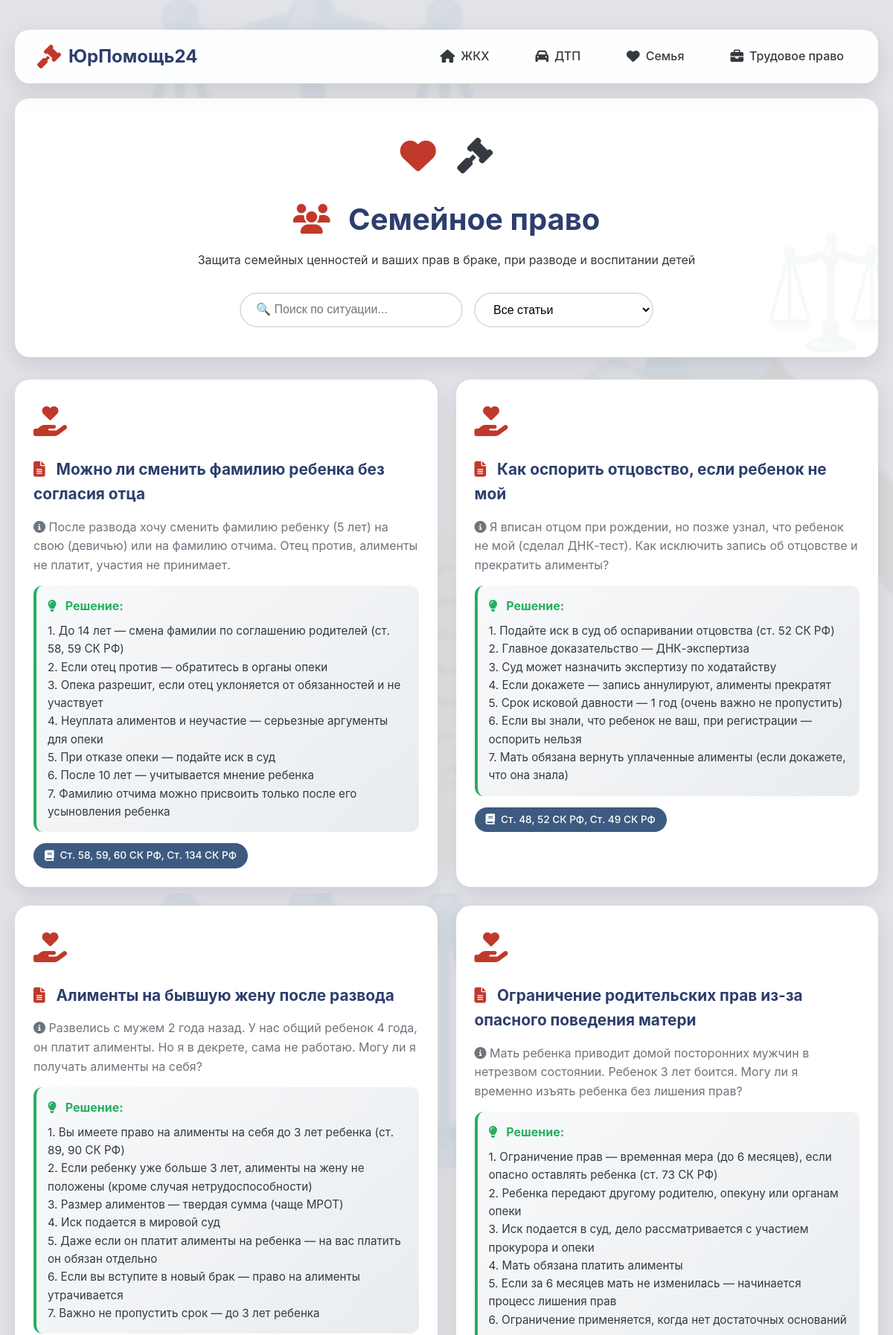
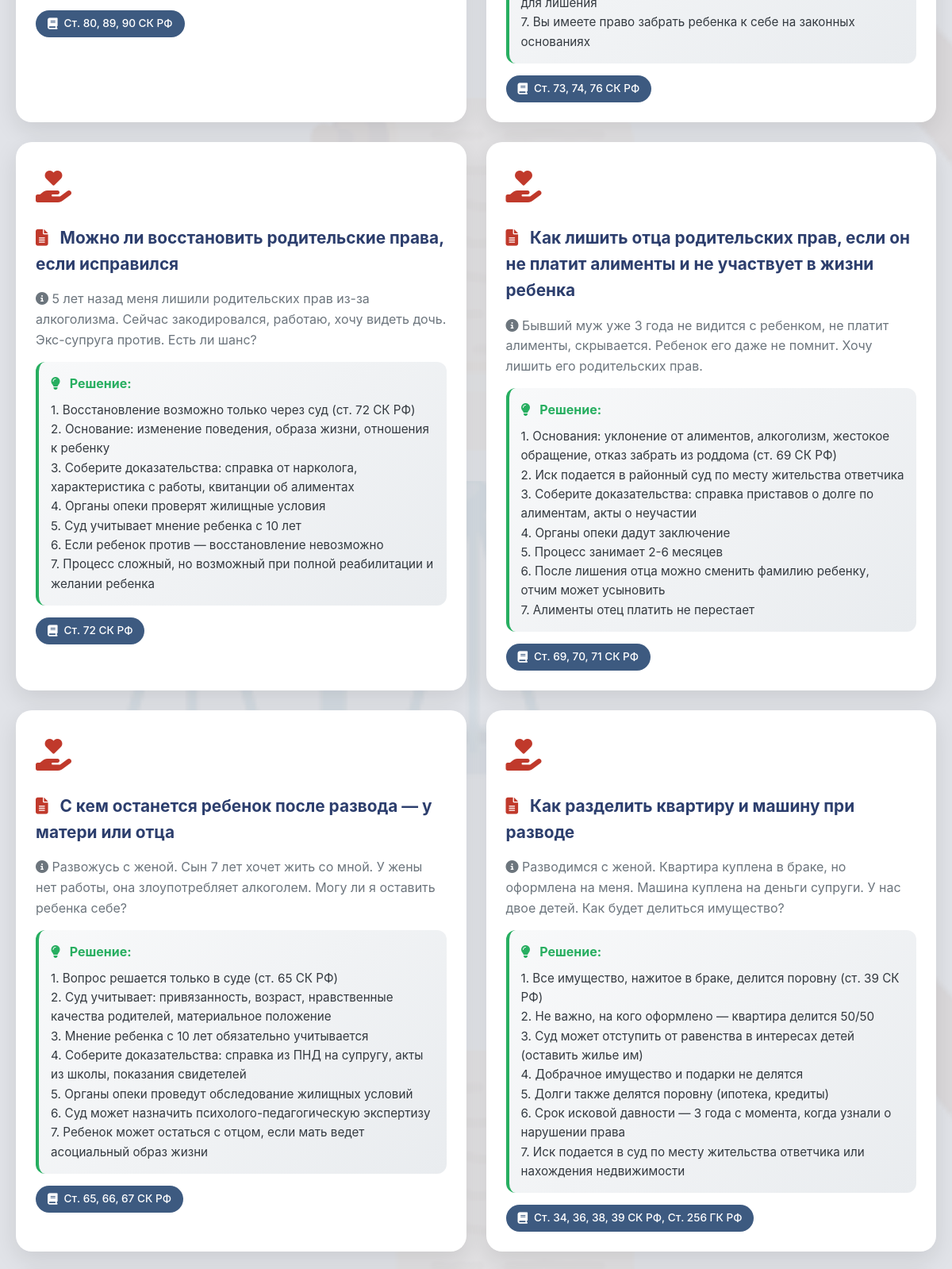
The page /family (upper part) on the database its author committed (2 pictures, top to bottom).
### tables this page shows
CREATE TABLE situations (
                id INTEGER PRIMARY KEY AUTOINCREMENT,
                category TEXT NOT NULL,
                title TEXT NOT NULL,
                description TEXT NOT NULL,
                solution TEXT NOT NULL,
                law TEXT NOT NULL,
                status TEXT DEFAULT 'active',
                created_at TIMESTAMP DEFAULT CURRENT_TIMESTAMP,
                updated_at TIMESTAMP DEFAULT CURRENT_TIMESTAMP
            );

### app.py (the view)
@app.route('/family')
def family():
    situations = get_situations_by_category('family')
    return render_template('family.html', situations=situations)

### database.py (called while the page is built)
@contextmanager
def get_db_connection():
    conn = sqlite3.connect(DATABASE_PATH)
    conn.row_factory = sqlite3.Row
    try:
        yield conn
    finally:
        conn.close()

def get_situations_by_category(category):
    with get_db_connection() as conn:
        cursor = conn.cursor()
        cursor.execute('''
            SELECT * FROM situations
            WHERE category = ? AND status = 'active'
            ORDER BY id DESC
        ''', (category,))
        return cursor.fetchall()

### templates/family.html (shortened to what this page needs)
{% extends "base.html" %}
{% block content %}
<div class="page-header">
    <div class="category-icon">
        <i class="fas fa-heart" style="font-size: 3rem; color: var(--accent);"></i>
        <i class="fas fa-gavel" style="font-size: 3rem; margin-left: 15px;"></i>
    </div>
    <h1><i class="fas fa-users"></i> Семейное право</h1>
    <p>Защита семейных ценностей и ваших прав в браке, при разводе и воспитании детей</p>
    <div class="filters">
        <input type="text" id="searchInput" placeholder="🔍 Поиск по ситуации..." class="filter-input">
        <select id="lawFilter" class="filter-select">
            <option value="all"><i class="fas fa-book"></i> Все статьи</option>
        </select>
    </div>
</div>
<div class="situations-grid" id="situationsGrid">
    {% for situation in situations %}
    <div class="situation-card" data-law="{{ situation.law }}">
        <div class="situation-icon">
            <i class="fas fa-hand-holding-heart"></i>
        </div>
        <h3><i class="fas fa-file-alt"></i> {{ situation.title }}</h3>
        <p class="description"><i class="fas fa-info-circle"></i> {{ situation.description }}</p>
        <div class="solution">
            <strong><i class="fas fa-lightbulb"></i> Решение:</strong>
            <p>{{ situation.solution }}</p>
        </div>
        <div class="law">
            <i class="fas fa-book"></i> {{ situation.law }}
        </div>
    </div>
    {% else %}
    <div class="empty-state">
        <i class="fas fa-folder-open" style="font-size: 4rem; color: var(--gray);"></i>
        <p>Пока нет добавленных ситуаций по семейному праву</p>
        <p style="margin-top: 10px;">Зайдите в админ-панель, чтобы добавить</p>
    </div>
    {% endfor %}
</div>
{% endblock %}

### static/style.css (style rules this page uses)
* { margin: 0; padding: 0; box-sizing: border-box; }
:root { --primary-dark: #1a2a4f; --primary: #2c3e6d; --primary-light: #3d5a80; --accent: #c0392b; --accent-light: #e74c3c; --gold: #d4af37; --gray-light: #f8f9fa; --gray: #6c757d; --dark: #343a40; --success: #27ae60; --white: #ffffff; --shadow: 0 10px 30px rgba(0,0,0,0.1); --shadow-hover: 0 15px 40px rgba(0,0,0,0.15); }
body { font-family: 'Inter', -apple-system, BlinkMacSystemFont, 'Segoe UI', Roboto, sans-serif; line-height: 1.6; color: var(--dark); min-height: 100vh; position: relative; }
body::before { content: ""; position: fixed; top: 0; left: 0; right: 0; bottom: 0; background-image: url('/static/images/bg.jpg'); background-size: cover; background-position: center; background-attachment: fixed; opacity: 0.15; z-index: -2; pointer-events: none; }
body::after { content: ""; position: fixed; top: 0; left: 0; right: 0; bottom: 0; background-repeat: repeat; pointer-events: none; z-index: -1; }
.page-header { background: white; padding: 40px; border-radius: 20px; margin-bottom: 30px; text-align: center; box-shadow: var(--shadow); position: relative; overflow: hidden; }
.page-header::after { content: "⚖️"; position: absolute; bottom: -30px; right: -30px; font-size: 150px; opacity: 0.05; pointer-events: none; }
.page-header h1 { font-size: 2.5rem; color: var(--primary); margin-bottom: 10px; }
.page-header h1 i { margin-right: 15px; color: var(--accent); }
.category-icon { font-size: 3rem; margin-bottom: 15px; }
.filters { display: flex; gap: 15px; margin-top: 30px; flex-wrap: wrap; justify-content: center; }
.filter-input, .filter-select { padding: 12px 20px; border: 2px solid #e0e0e0; border-radius: 50px; font-size: 1rem; transition: all 0.3s; background: white; }
.filter-input { min-width: 300px; }
.situations-grid { display: grid; grid-template-columns: repeat(auto-fill, minmax(380px, 1fr)); gap: 25px; margin-bottom: 60px; }
.situation-card { background: white; border-radius: 20px; padding: 25px; transition: all 0.3s ease; box-shadow: var(--shadow); position: relative; animation: fadeInUp 0.5s ease; }
.situation-icon { font-size: 2.5rem; margin-bottom: 15px; color: var(--accent); }
.situation-card h3 { color: var(--primary); margin-bottom: 15px; font-size: 1.3rem; }
.situation-card h3 i { margin-right: 10px; font-size: 1.3rem; color: var(--accent); }
.description { color: var(--gray); margin-bottom: 15px; line-height: 1.6; }
.solution { background: linear-gradient(135deg, #f8f9fa 0%, #e9ecef 100%); padding: 15px; border-radius: 12px; margin-bottom: 15px; border-left: 4px solid var(--success); }
.solution strong { color: var(--success); display: block; margin-bottom: 8px; }
.solution strong i { margin-right: 8px; }
.solution p { color: var(--dark); white-space: pre-line; font-size: 0.95rem; }
.law { display: inline-flex; align-items: center; gap: 8px; background: var(--primary-light); color: white; padding: 6px 15px; border-radius: 50px; font-size: 0.85rem; font-weight: 500; }
.law i { font-size: 0.9rem; }

### rows shown on the page
situations: title "Можно ли сменить фамилию ребенка без согласия отца", description "После развода хочу сменить фамилию ребенку (5 лет) на свою (девичью) или на фамилию отчима. Отец против, алименты не платит, участия не принимает.", solution "1. До 14 лет — смена фамилии по соглашению родителей (ст. 58, 59 СК РФ) 2. Если отец против — обратитесь в органы опеки 3. Опека разрешит, если отец уклоняется от обязанностей и не участвует 4. Неуплата алиментов и неучастие — серьезные аргументы для опеки 5. При отказе опеки — подайте иск в суд 6. После 10 лет — учитывается мнение ребенка 7. Фамилию отчима можно присвоить только после его усыновления ребенка", law "Ст. 58, 59, 60 СК РФ, Ст. 134 СК РФ"
situations: title "Как оспорить отцовство, если ребенок не мой", description "Я вписан отцом при рождении, но позже узнал, что ребенок не мой (сделал ДНК-тест). Как исключить запись об отцовстве и прекратить алименты?", solution "1. Подайте иск в суд об оспаривании отцовства (ст. 52 СК РФ) 2. Главное доказательство — ДНК-экспертиза 3. Суд может назначить экспертизу по ходатайству 4. Если докажете — запись аннулируют, алименты прекратят 5. Срок исковой давности — 1 год (очень важно не пропустить) 6. Если вы знали, что ребенок не ваш, при регистрации — оспорить нельзя 7. Мать обязана вернуть уплаченные алименты (если докажете, что она знала)", law "Ст. 48, 52 СК РФ, Ст. 49 СК РФ"
situations: title "Алименты на бывшую жену после развода", description "Развелись с мужем 2 года назад. У нас общий ребенок 4 года, он платит алименты. Но я в декрете, сама не работаю. Могу ли я получать алименты на себя?", solution "1. Вы имеете право на алименты на себя до 3 лет ребенка (ст. 89, 90 СК РФ) 2. Если ребенку уже больше 3 лет, алименты на жену не положены (кроме случая нетрудоспособности) 3. Размер алиментов — твердая сумма (чаще МРОТ) 4. Иск подается в мировой суд 5. Даже если он платит алименты на ребенка — на вас платить он обязан отдельно 6. Если вы вступите в новый брак — право на алименты утрачивается 7. Важно не пропустить срок — до 3 лет ребенка", law "Ст. 80, 89, 90 СК РФ"
situations: title "Ограничение родительских прав из-за опасного поведения матери", description "Мать ребенка приводит домой посторонних мужчин в нетрезвом состоянии. Ребенок 3 лет боится. Могу ли я временно изъять ребенка без лишения прав?", solution "1. Ограничение прав — временная мера (до 6 месяцев), если опасно оставлять ребенка (ст. 73 СК РФ) 2. Ребенка передают другому родителю, опекуну или органам опеки 3. Иск подается в суд, дело рассматривается с участием прокурора и опеки 4. Мать обязана платить алименты 5. Если за 6 месяцев мать не изменилась — начинается процесс лишения прав 6. Ограничение применяется, когда нет достаточных оснований для лишения 7. Вы имеете право забрать ребенка к себе на законных основаниях", law "Ст. 73, 74, 76 СК РФ"
situations: title "Можно ли восстановить родительские права, если исправился", description "5 лет назад меня лишили родительских прав из-за алкоголизма. Сейчас закодировался, работаю, хочу видеть дочь. Экс-супруга против. Есть ли шанс?", solution "1. Восстановление возможно только через суд (ст. 72 СК РФ) 2. Основание: изменение поведения, образа жизни, отношения к ребенку 3. Соберите доказательства: справка от нарколога, характеристика с работы, квитанции об алиментах 4. Органы опеки проверят жилищные условия 5. Суд учитывает мнение ребенка с 10 лет 6. Если ребенок против — восстановление невозможно 7. Процесс сложный, но возможный при полной реабилитации и желании ребенка", law "Ст. 72 СК РФ"
situations: title "Как лишить отца родительских прав, если он не платит алименты и не участвует в жизни ребенка", description "Бывший муж уже 3 года не видится с ребенком, не платит алименты, скрывается. Ребенок его даже не помнит. Хочу лишить его родительских прав.", solution "1. Основания: уклонение от алиментов, алкоголизм, жестокое обращение, отказ забрать из роддома (ст. 69 СК РФ) 2. Иск подается в районный суд по месту жительства ответчика 3. Соберите доказательства: справка приставов о долге по алиментам, акты о неучастии 4. Органы опеки дадут заключение 5. Процесс занимает 2-6 месяцев 6. После лишения отца можно сменить фамилию ребенку, отчим может усыновить 7. Алименты отец платить не перестает", law "Ст. 69, 70, 71 СК РФ"
situations: title "С кем останется ребенок после развода — у матери или отца", description "Развожусь с женой. Сын 7 лет хочет жить со мной. У жены нет работы, она злоупотребляет алкоголем. Могу ли я оставить ребенка себе?", solution "1. Вопрос решается только в суде (ст. 65 СК РФ) 2. Суд учитывает: привязанность, возраст, нравственные качества родителей, материальное положение 3. Мнение ребенка с 10 лет обязательно учитывается 4. Соберите доказательства: справка из ПНД на супругу, акты из школы, показания свидетелей 5. Органы опеки проведут обследование жилищных условий 6. Суд может назначить психолого-педагогическую экспертизу 7. Ребенок может остаться с отцом, если мать ведет асоциальный образ жизни", law "Ст. 65, 66, 67 СК РФ"
situations: title "Как разделить квартиру и машину при разводе", description "Разводимся с женой. Квартира куплена в браке, но оформлена на меня. Машина куплена на деньги супруги. У нас двое детей. Как будет делиться имущество?", solution "1. Все имущество, нажитое в браке, делится поровну (ст. 39 СК РФ) 2. Не важно, на кого оформлено — квартира делится 50/50 3. Суд может отступить от равенства в интересах детей (оставить жилье им) 4. Добрачное имущество и подарки не делятся 5. Долги также делятся поровну (ипотека, кредиты) 6. Срок исковой давности — 3 года с момента, когда узнали о нарушении права 7. Иск подается в суд по месту жительства ответчика или нахождения недвижимости", law "Ст. 34, 36, 38, 39 СК РФ, Ст. 256 ГК РФ"
